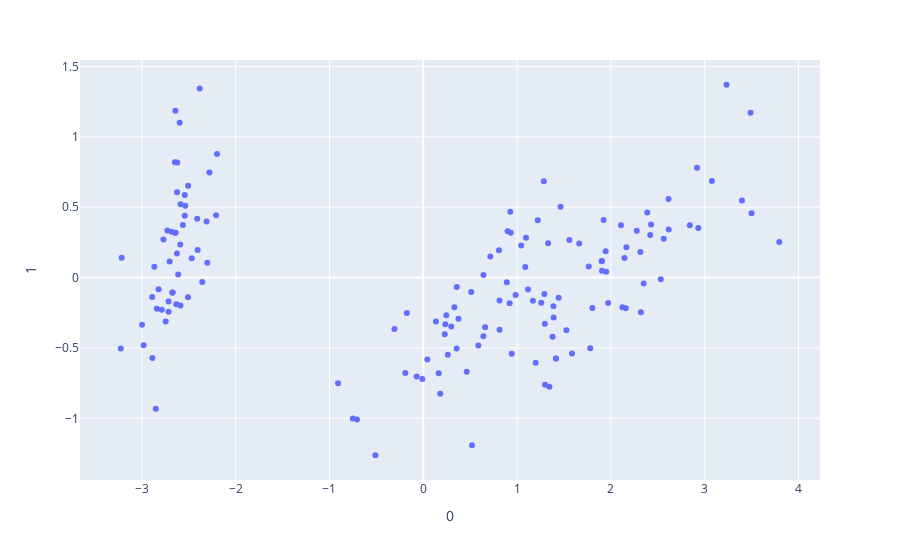

The code cell stored with this chart in its notebook:
### Code cell
#2D PCA

fig = px.scatter(components, x=0, y=1)
fig.show()

### Figure 1 — Plotly figure (JSON) as saved in the notebook; plotly's stock layout.template omitted (floating-point values rounded to 4 significant figures; data arrays with more than 128 entries replaced by an {"elided": "..."} marker saying what was removed)
{"data": [{"hovertemplate": "0=%{x}<br>1=%{y}<extra></extra>", "legendgroup": "", "marker": {"color": "#636efa", "symbol": "circle"}, "mode": "markers", "name": "", "orientation": "v", "showlegend": false, "type": "scatter", "x": {"elided": "150 float values"}, "xaxis": "x", "y": {"elided": "150 float values"}, "yaxis": "y"}], "layout": {"legend": {"tracegroupgap": 0}, "margin": {"t": 60}, "xaxis": {"anchor": "y", "domain": [0, 1], "title": {"text": "0"}}, "yaxis": {"anchor": "x", "domain": [0, 1], "title": {"text": "1"}}}}
